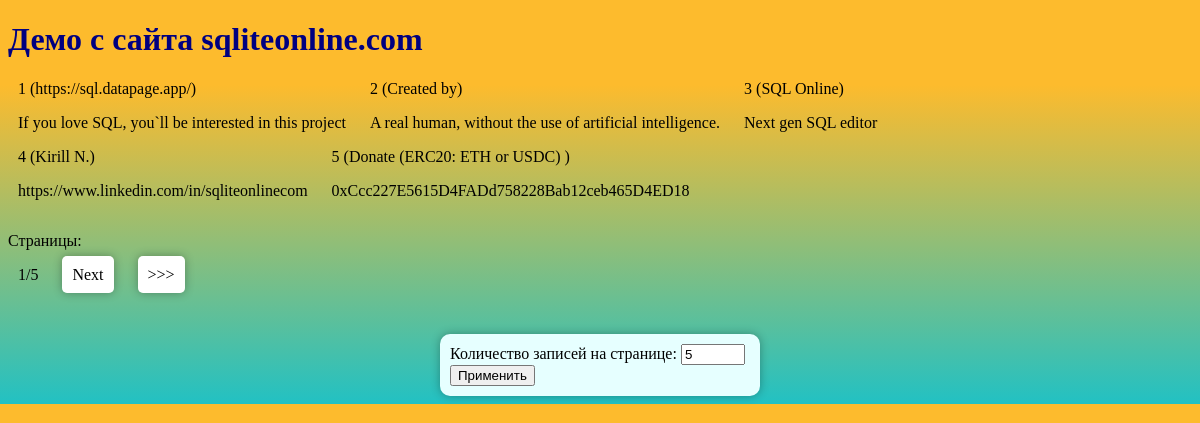
The page / on the database its author committed.
### homeworks/models.py (models this page shows)
class Demo(models.Model):
    id = models.AutoField(db_column='ID', primary_key=True, blank=True)  # Field name made lowercase.
    name = models.CharField(db_column='Name', max_length=20, blank=True, null=True)  # Field name made lowercase.
    hint = models.TextField(db_column='Hint', blank=True, null=True)  # Field name made lowercase.
    class Meta:
        managed = False
        db_table = 'demo'

### homeworks/views.py (the view)
# urls.py: path('', demo_list, name='page_main'),
def demo_list(request):
    posts = Demo.objects.order_by('id')
    global _global_per_page
    per_page = request.GET.get('per_page')
    if not per_page:
        per_page = _global_per_page
    else:
        _global_per_page = per_page
    paginator = Paginator(posts, per_page)  # 10 постов на странице
    page_number = request.GET.get('page')
    page_posts = paginator.get_page(page_number)
    print(type(paginator.num_pages))
    return render(request, 'homeworks/paginator.html',
                  {'page_posts': page_posts, 'per_page': per_page})

### homeworks/templates/homeworks/paginator.html (shortened to what this page needs)
<!DOCTYPE html>
{% load static %}
<html lang="en">
<head>
    <link rel="stylesheet" href="{% static "css/styles.css" %}" />
</head>
<body>
    <h1>Демо с сайта sqliteonline.com</h1>
    <ul>
        {% for post in page_posts %}
            <li>
                {{ post.id }} ({{ post.name }})
                <p>{{ post.hint }}</p>
            </li>
        {% empty %}
            <p>Нет постов.</p>
        {% endfor %}
    </ul>
    <div class="pagination">
        <p>Страницы:</p>
        <ul>
            <li>{{ page_posts.number }}/{{ page_posts.paginator.num_pages }}</li>
            {% if page_posts.has_next %}
                <li><a href="?page={{ page_posts.next_page_number }}">Next</a></li>
                <li><a href="?page={{ page_posts.end_index }}">>>></a></li>
            {% endif %}
        </ul>
    </div>
<form action="" method="get">
  <div>
    <label for="per_page">Количество записей на странице:</label>
    <input type="number" name="per_page" id="per_page" min=1 max=100 value={{per_page}} >
    <button type="submit">Применить</button>
  </div>
</form>
</body>
</html>

### homeworks/static/css/styles.css (style rules this page uses)
body { font-family: Verdana; background: rgb(34,193,195); background: linear-gradient(0deg, rgba(34,193,195,1) 0%, rgba(253,187,45,1) 79%); }
h1 { color:navy; }
form { background: rgb(230,255,255); border-radius: 10px; padding: 10px; width: 300px; margin: 0 auto; margin-top: 50px; box-shadow: 0 0 10px rgba(0,0,0,0.3); }
ul { list-style-type: none; padding: 0; }
li { display: inline-block; margin: 0 10px; }
a { text-decoration: none; color: black; padding: 10px; border-radius: 5px; background: rgb(255,255,255); box-shadow: 0 0 10px rgba(0,0,0,0.3); transition: all 0.3s ease; }

### rows shown on the page
Demo: id "1", name "https://sql.datapage.app/", hint "If you love SQL, you`ll be interested in this project"
Demo: id "2", name "Created by", hint "A real human, without the use of artificial intelligence."
Demo: id "3", name "SQL Online", hint "Next gen SQL editor"
Demo: id "4", name "Kirill N.", hint "https://www.linkedin.com/in/sqliteonlinecom"
Demo: id "5", name "Donate (ERC20: ETH or USDC)", hint "0xCcc227E5615D4FADd758228Bab12ceb465D4ED18"

### other values the page prints
{{ page_posts.number }} "1"
{{ page_posts.paginator.num_pages }} "5"
